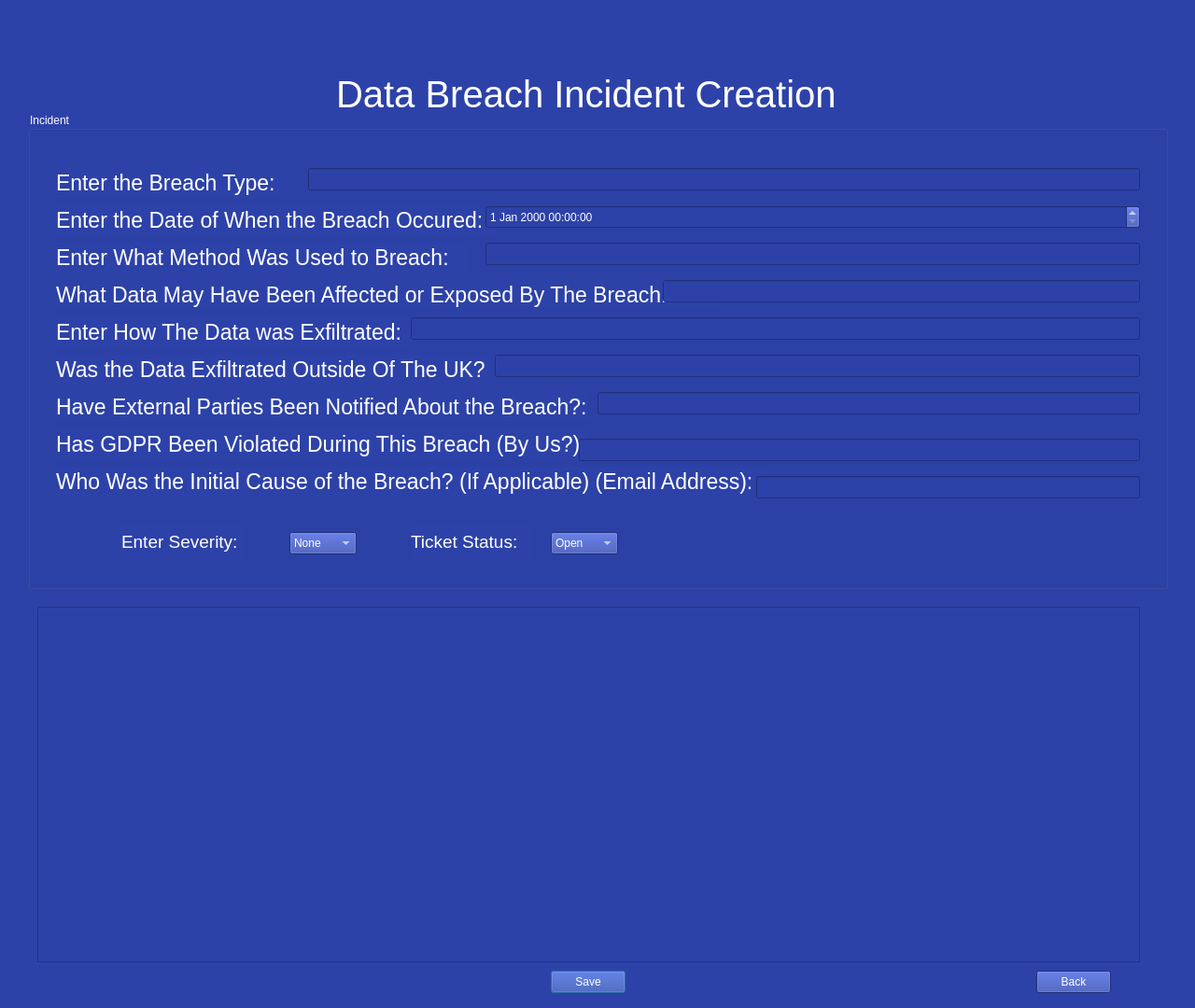
<?xml version="1.0" encoding="UTF-8"?>
<ui version="4.0">
 <class>BreachIncidentCreation</class>
 <widget class="QDialog" name="BreachIncidentCreation">
  <property name="geometry">
   <rect>
    <x>0</x>
    <y>0</y>
    <width>1280</width>
    <height>1080</height>
   </rect>
  </property>
  <property name="windowTitle">
   <string>Dialog</string>
  </property>
  <property name="styleSheet">
   <string notr="true">background-color: #2d42a8; color: white;</string>
  </property>
  <widget class="QLabel" name="label">
   <property name="geometry">
    <rect>
     <x>360</x>
     <y>50</y>
     <width>551</width>
     <height>101</height>
    </rect>
   </property>
   <property name="font">
    <font>
     <pointsize>30</pointsize>
    </font>
   </property>
   <property name="text">
    <string>Data Breach Incident Creation</string>
   </property>
  </widget>
  <widget class="QGroupBox" name="groupBox">
   <property name="geometry">
    <rect>
     <x>30</x>
     <y>120</y>
     <width>1221</width>
     <height>511</height>
    </rect>
   </property>
   <property name="title">
    <string>Incident</string>
   </property>
   <widget class="QLabel" name="label_2">
    <property name="geometry">
     <rect>
      <x>30</x>
      <y>60</y>
      <width>241</width>
      <height>31</height>
     </rect>
    </property>
    <property name="font">
     <font>
      <pointsize>17</pointsize>
     </font>
    </property>
    <property name="text">
     <string>Enter the Breach Type:</string>
    </property>
   </widget>
   <widget class="QLabel" name="label_3">
    <property name="geometry">
     <rect>
      <x>30</x>
      <y>100</y>
      <width>471</width>
      <height>31</height>
     </rect>
    </property>
    <property name="font">
     <font>
      <pointsize>17</pointsize>
     </font>
    </property>
    <property name="text">
     <string>Enter the Date of When the Breach Occured:</string>
    </property>
   </widget>
   <widget class="QLabel" name="label_4">
    <property name="geometry">
     <rect>
      <x>30</x>
      <y>140</y>
      <width>441</width>
      <height>31</height>
     </rect>
    </property>
    <property name="font">
     <font>
      <pointsize>17</pointsize>
     </font>
    </property>
    <property name="text">
     <string>Enter What Method Was Used to Breach:</string>
    </property>
   </widget>
   <widget class="QLabel" name="label_5">
    <property name="geometry">
     <rect>
      <x>30</x>
      <y>180</y>
      <width>711</width>
      <height>31</height>
     </rect>
    </property>
    <property name="font">
     <font>
      <pointsize>17</pointsize>
     </font>
    </property>
    <property name="text">
     <string>What Data May Have Been Affected or Exposed By The Breach:</string>
    </property>
   </widget>
   <widget class="QLabel" name="label_6">
    <property name="geometry">
     <rect>
      <x>30</x>
      <y>220</y>
      <width>381</width>
      <height>31</height>
     </rect>
    </property>
    <property name="font">
     <font>
      <pointsize>17</pointsize>
     </font>
    </property>
    <property name="text">
     <string>Enter How The Data was Exfiltrated:</string>
    </property>
   </widget>
   <widget class="QLabel" name="label_7">
    <property name="geometry">
     <rect>
      <x>30</x>
      <y>300</y>
      <width>571</width>
      <height>31</height>
     </rect>
    </property>
    <property name="font">
     <font>
      <pointsize>17</pointsize>
     </font>
    </property>
    <property name="text">
     <string>Have External Parties Been Notified About the Breach?:</string>
    </property>
   </widget>
   <widget class="QLabel" name="label_8">
    <property name="geometry">
     <rect>
      <x>30</x>
      <y>340</y>
      <width>571</width>
      <height>31</height>
     </rect>
    </property>
    <property name="font">
     <font>
      <pointsize>17</pointsize>
     </font>
    </property>
    <property name="text">
     <string>Has GDPR Been Violated During This Breach (By Us?):</string>
    </property>
   </widget>
   <widget class="QLabel" name="label_9">
    <property name="geometry">
     <rect>
      <x>30</x>
      <y>260</y>
      <width>471</width>
      <height>31</height>
     </rect>
    </property>
    <property name="font">
     <font>
      <pointsize>17</pointsize>
     </font>
    </property>
    <property name="text">
     <string>Was the Data Exfiltrated Outside Of The UK?</string>
    </property>
   </widget>
   <widget class="QLabel" name="label_10">
    <property name="geometry">
     <rect>
      <x>30</x>
      <y>380</y>
      <width>761</width>
      <height>31</height>
     </rect>
    </property>
    <property name="font">
     <font>
      <pointsize>17</pointsize>
     </font>
    </property>
    <property name="text">
     <string>Who Was the Initial Cause of the Breach? (If Applicable) (Email Address):</string>
    </property>
   </widget>
   <widget class="QLineEdit" name="breachType">
    <property name="geometry">
     <rect>
      <x>300</x>
      <y>60</y>
      <width>891</width>
      <height>24</height>
     </rect>
    </property>
   </widget>
   <widget class="QLineEdit" name="breachMethod">
    <property name="geometry">
     <rect>
      <x>490</x>
      <y>140</y>
      <width>701</width>
      <height>24</height>
     </rect>
    </property>
   </widget>
   <widget class="QLineEdit" name="dataAffected">
    <property name="geometry">
     <rect>
      <x>680</x>
      <y>180</y>
      <width>511</width>
      <height>24</height>
     </rect>
    </property>
   </widget>
   <widget class="QLineEdit" name="exfilMethod">
    <property name="geometry">
     <rect>
      <x>410</x>
      <y>220</y>
      <width>781</width>
      <height>24</height>
     </rect>
    </property>
   </widget>
   <widget class="QLineEdit" name="exfilInfo">
    <property name="geometry">
     <rect>
      <x>500</x>
      <y>260</y>
      <width>691</width>
      <height>24</height>
     </rect>
    </property>
   </widget>
   <widget class="QLineEdit" name="externalNotify">
    <property name="geometry">
     <rect>
      <x>610</x>
      <y>300</y>
      <width>581</width>
      <height>24</height>
     </rect>
    </property>
   </widget>
   <widget class="QLineEdit" name="gdpr">
    <property name="geometry">
     <rect>
      <x>590</x>
      <y>350</y>
      <width>601</width>
      <height>24</height>
     </rect>
    </property>
   </widget>
   <widget class="QLineEdit" name="breachEmail">
    <property name="geometry">
     <rect>
      <x>780</x>
      <y>390</y>
      <width>411</width>
      <height>24</height>
     </rect>
    </property>
   </widget>
   <widget class="QDateTimeEdit" name="breachDateTime">
    <property name="geometry">
     <rect>
      <x>490</x>
      <y>100</y>
      <width>701</width>
      <height>25</height>
     </rect>
    </property>
   </widget>
   <widget class="QComboBox" name="ticketStatus">
    <property name="geometry">
     <rect>
      <x>560</x>
      <y>450</y>
      <width>72</width>
      <height>24</height>
     </rect>
    </property>
    <item>
     <property name="text">
      <string>Open</string>
     </property>
    </item>
    <item>
     <property name="text">
      <string>In Progress</string>
     </property>
    </item>
    <item>
     <property name="text">
      <string>Closed</string>
     </property>
    </item>
   </widget>
   <widget class="QComboBox" name="severity">
    <property name="geometry">
     <rect>
      <x>280</x>
      <y>450</y>
      <width>72</width>
      <height>24</height>
     </rect>
    </property>
    <item>
     <property name="text">
      <string>None</string>
     </property>
    </item>
    <item>
     <property name="text">
      <string>Low</string>
     </property>
    </item>
    <item>
     <property name="text">
      <string>Medium</string>
     </property>
    </item>
    <item>
     <property name="text">
      <string>High</string>
     </property>
    </item>
   </widget>
   <widget class="QLabel" name="label_12">
    <property name="geometry">
     <rect>
      <x>410</x>
      <y>440</y>
      <width>131</width>
      <height>41</height>
     </rect>
    </property>
    <property name="font">
     <font>
      <pointsize>14</pointsize>
     </font>
    </property>
    <property name="styleSheet">
     <string notr="true">color: white;</string>
    </property>
    <property name="text">
     <string>Ticket Status:</string>
    </property>
   </widget>
   <widget class="QLabel" name="label_11">
    <property name="geometry">
     <rect>
      <x>100</x>
      <y>440</y>
      <width>131</width>
      <height>41</height>
     </rect>
    </property>
    <property name="font">
     <font>
      <pointsize>14</pointsize>
     </font>
    </property>
    <property name="styleSheet">
     <string notr="true">color: white;</string>
    </property>
    <property name="text">
     <string>Enter Severity:</string>
    </property>
   </widget>
  </widget>
  <widget class="QTextEdit" name="incidentAnalysis">
   <property name="geometry">
    <rect>
     <x>40</x>
     <y>650</y>
     <width>1181</width>
     <height>381</height>
    </rect>
   </property>
  </widget>
  <widget class="QPushButton" name="breachsaveButton">
   <property name="geometry">
    <rect>
     <x>590</x>
     <y>1040</y>
     <width>80</width>
     <height>24</height>
    </rect>
   </property>
   <property name="text">
    <string>Save</string>
   </property>
  </widget>
  <widget class="QPushButton" name="pushButton">
   <property name="geometry">
    <rect>
     <x>1110</x>
     <y>1040</y>
     <width>80</width>
     <height>24</height>
    </rect>
   </property>
   <property name="text">
    <string>Back</string>
   </property>
  </widget>
 </widget>
 <resources/>
 <connections/>
</ui>
